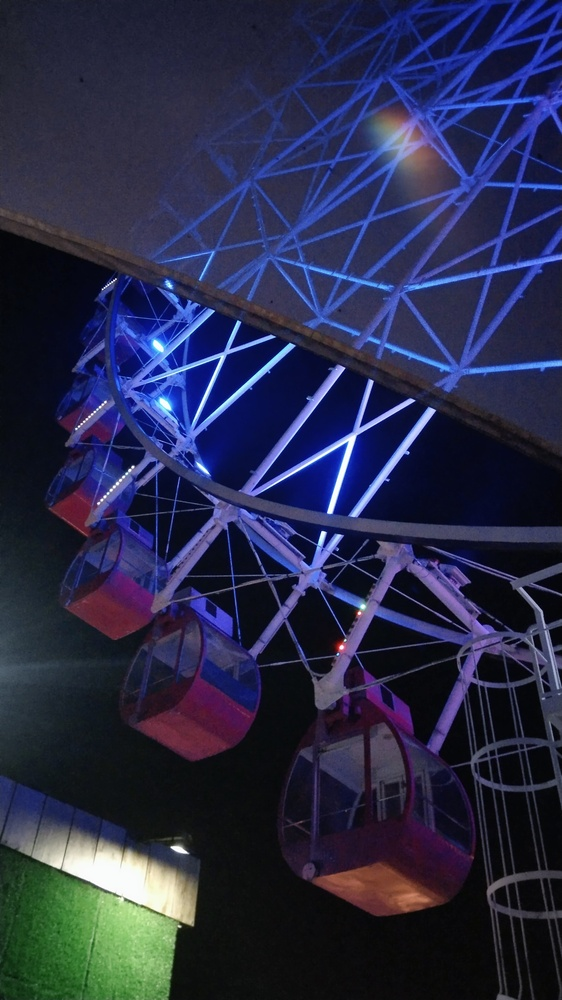
#> input picture lah gambar.jpg, 562 x 1000 px, shrunk from 2340 x 4160 before the run
$ python '1. Flip Gambar.py'
#> lines starting #> are read from the running program, lines starting #| are printed output that depends on the picture
#Memanggil library
import numpy as np
import cv2
import matplotlib.pyplot as plt

#Membaca gambar
img = cv2.imread("lah gambar.jpg")
#> img is the input picture: shape (1000, 562, 3); mean B, G, R 72.5, 42.9, 40

#Mendapatkan resolusi dan type dari gambar
img_height = img.shape[0]
#> img_height = 1000
img_width = img.shape[1]
#> img_width = 562
img_channel = img.shape[2]
#> img_channel = 3
img_type = img.dtype

#Membuat variabel dengan resolusi dan tipe yang sama seperti gambar
img_flip_horizontal = np.zeros(img.shape, img_type)
img_flip_vertical = np.zeros(img.shape, img_type)

#Membalik gambar secara horizontal
for y in range(0, img_height):
    for x in range(0, img_width):
        for c in range(0, img_channel):
            img_flip_horizontal[y][x][c] = img[y][img_width-1-x][c]
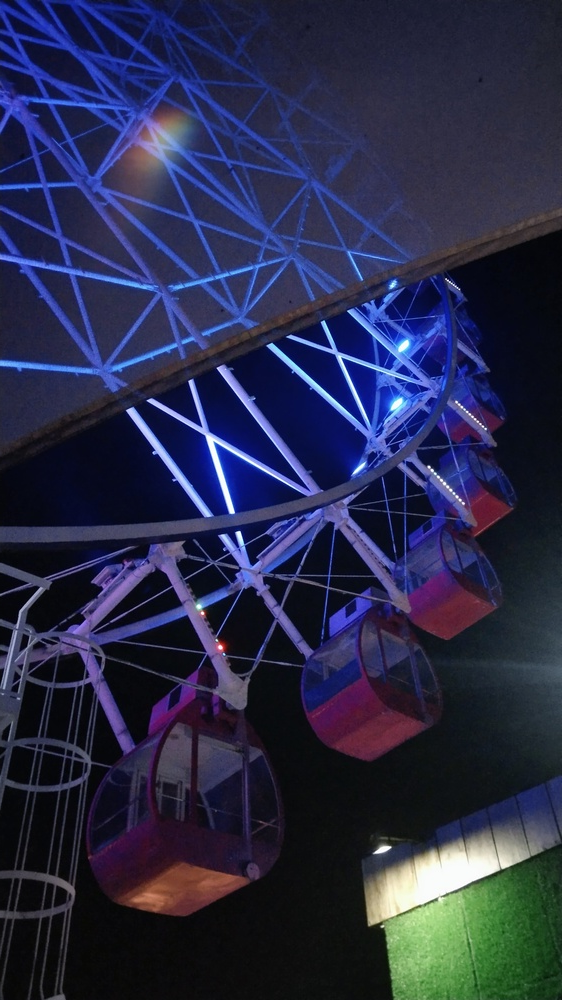
#> img_flip_horizontal: shape (1000, 562, 3); mean B, G, R 72.5, 42.9, 40

#Membalik gambar secara vertical
for y in range(0, img_height):
    for x in range(0, img_width):
        for c in range(0, img_channel):
            img_flip_vertical[y][x][c] = img[img_height-1-y][x][c]
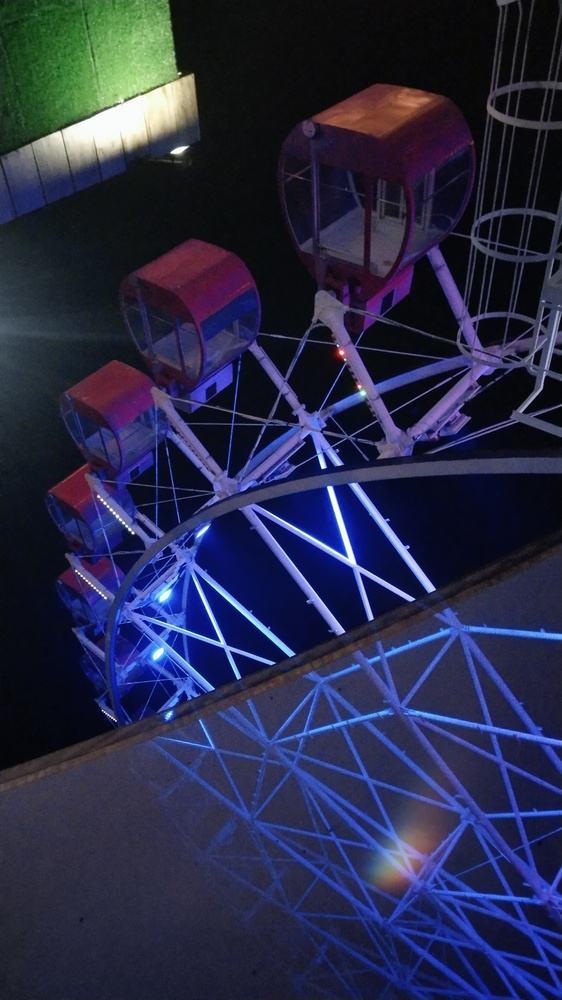
#> img_flip_vertical: shape (1000, 562, 3); mean B, G, R 72.5, 42.9, 40

#Menampilkan hasil gambar secara vertikal dan horizontal
plt.imshow(img_flip_horizontal)
plt.title("Flip Horizontal")
plt.show()
plt.imshow(img_flip_vertical)
plt.title("Flip Vertical")
plt.show()
